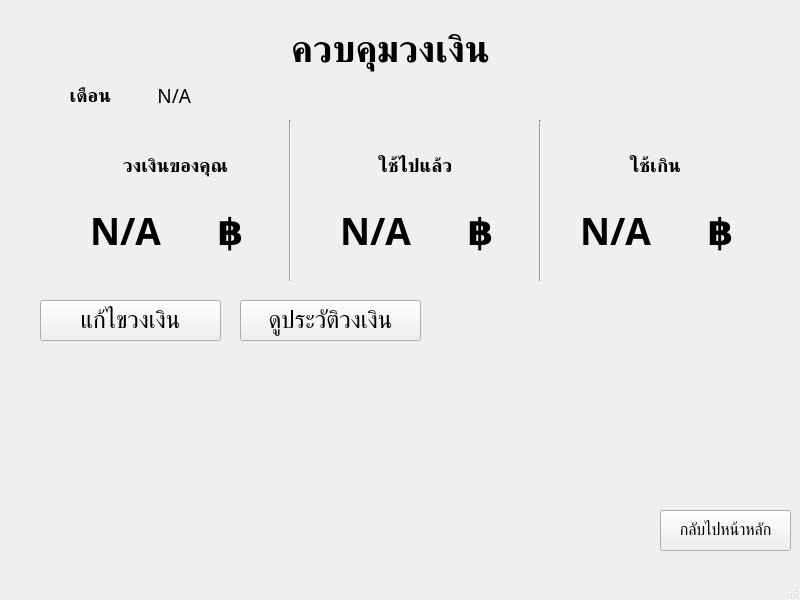
<?xml version="1.0" encoding="UTF-8"?>
<ui version="4.0">
 <class>MainWindow</class>
 <widget class="QMainWindow" name="MainWindow">
  <property name="geometry">
   <rect>
    <x>0</x>
    <y>0</y>
    <width>800</width>
    <height>600</height>
   </rect>
  </property>
  <property name="windowTitle">
   <string>MainWindow</string>
  </property>
  <widget class="QWidget" name="centralwidget">
   <widget class="QLabel" name="label">
    <property name="geometry">
     <rect>
      <x>140</x>
      <y>10</y>
      <width>501</width>
      <height>81</height>
     </rect>
    </property>
    <property name="font">
     <font>
      <family>Sukhumvit Set</family>
      <pointsize>28</pointsize>
      <weight>75</weight>
      <bold>true</bold>
     </font>
    </property>
    <property name="text">
     <string>ควบคุมวงเงิน</string>
    </property>
    <property name="alignment">
     <set>Qt::AlignCenter</set>
    </property>
   </widget>
   <widget class="QLabel" name="label_2">
    <property name="geometry">
     <rect>
      <x>30</x>
      <y>80</y>
      <width>81</width>
      <height>31</height>
     </rect>
    </property>
    <property name="font">
     <font>
      <family>Sukhumvit Set</family>
      <pointsize>14</pointsize>
      <weight>75</weight>
      <bold>true</bold>
     </font>
    </property>
    <property name="text">
     <string>เดือน</string>
    </property>
    <property name="alignment">
     <set>Qt::AlignRight|Qt::AlignTrailing|Qt::AlignVCenter</set>
    </property>
   </widget>
   <widget class="QLabel" name="monthlimit_label">
    <property name="geometry">
     <rect>
      <x>110</x>
      <y>80</y>
      <width>81</width>
      <height>31</height>
     </rect>
    </property>
    <property name="font">
     <font>
      <family>Sukhumvit Set</family>
      <pointsize>14</pointsize>
      <weight>50</weight>
      <bold>false</bold>
     </font>
    </property>
    <property name="text">
     <string>N/A</string>
    </property>
    <property name="alignment">
     <set>Qt::AlignRight|Qt::AlignTrailing|Qt::AlignVCenter</set>
    </property>
   </widget>
   <widget class="QLabel" name="label_4">
    <property name="geometry">
     <rect>
      <x>110</x>
      <y>150</y>
      <width>131</width>
      <height>31</height>
     </rect>
    </property>
    <property name="font">
     <font>
      <family>Sukhumvit Set</family>
      <pointsize>14</pointsize>
      <weight>75</weight>
      <bold>true</bold>
     </font>
    </property>
    <property name="text">
     <string>วงเงินของคุณ</string>
    </property>
    <property name="alignment">
     <set>Qt::AlignCenter</set>
    </property>
   </widget>
   <widget class="QLabel" name="label_5">
    <property name="geometry">
     <rect>
      <x>350</x>
      <y>150</y>
      <width>131</width>
      <height>31</height>
     </rect>
    </property>
    <property name="font">
     <font>
      <family>Sukhumvit Set</family>
      <pointsize>14</pointsize>
      <weight>75</weight>
      <bold>true</bold>
     </font>
    </property>
    <property name="text">
     <string>ใช้ไปแล้ว</string>
    </property>
    <property name="alignment">
     <set>Qt::AlignCenter</set>
    </property>
   </widget>
   <widget class="QLabel" name="label_6">
    <property name="geometry">
     <rect>
      <x>590</x>
      <y>150</y>
      <width>131</width>
      <height>31</height>
     </rect>
    </property>
    <property name="font">
     <font>
      <family>Sukhumvit Set</family>
      <pointsize>14</pointsize>
      <weight>75</weight>
      <bold>true</bold>
     </font>
    </property>
    <property name="text">
     <string>ใช้เกิน</string>
    </property>
    <property name="alignment">
     <set>Qt::AlignCenter</set>
    </property>
   </widget>
   <widget class="QLabel" name="limit_value_label">
    <property name="geometry">
     <rect>
      <x>30</x>
      <y>190</y>
      <width>191</width>
      <height>81</height>
     </rect>
    </property>
    <property name="font">
     <font>
      <family>Sukhumvit Set</family>
      <pointsize>28</pointsize>
      <weight>75</weight>
      <bold>true</bold>
     </font>
    </property>
    <property name="text">
     <string>N/A</string>
    </property>
    <property name="alignment">
     <set>Qt::AlignCenter</set>
    </property>
   </widget>
   <widget class="QLabel" name="label_8">
    <property name="geometry">
     <rect>
      <x>200</x>
      <y>190</y>
      <width>61</width>
      <height>81</height>
     </rect>
    </property>
    <property name="font">
     <font>
      <family>Sukhumvit Set</family>
      <pointsize>28</pointsize>
      <weight>75</weight>
      <bold>true</bold>
     </font>
    </property>
    <property name="text">
     <string>฿</string>
    </property>
    <property name="alignment">
     <set>Qt::AlignCenter</set>
    </property>
   </widget>
   <widget class="QLabel" name="label_9">
    <property name="geometry">
     <rect>
      <x>450</x>
      <y>190</y>
      <width>61</width>
      <height>81</height>
     </rect>
    </property>
    <property name="font">
     <font>
      <family>Sukhumvit Set</family>
      <pointsize>28</pointsize>
      <weight>75</weight>
      <bold>true</bold>
     </font>
    </property>
    <property name="text">
     <string>฿</string>
    </property>
    <property name="alignment">
     <set>Qt::AlignCenter</set>
    </property>
   </widget>
   <widget class="QLabel" name="usedlimit_value_label">
    <property name="geometry">
     <rect>
      <x>280</x>
      <y>190</y>
      <width>191</width>
      <height>81</height>
     </rect>
    </property>
    <property name="font">
     <font>
      <family>Sukhumvit Set</family>
      <pointsize>28</pointsize>
      <weight>75</weight>
      <bold>true</bold>
     </font>
    </property>
    <property name="text">
     <string>N/A</string>
    </property>
    <property name="alignment">
     <set>Qt::AlignCenter</set>
    </property>
   </widget>
   <widget class="QLabel" name="label_11">
    <property name="geometry">
     <rect>
      <x>690</x>
      <y>190</y>
      <width>61</width>
      <height>81</height>
     </rect>
    </property>
    <property name="font">
     <font>
      <family>Sukhumvit Set</family>
      <pointsize>28</pointsize>
      <weight>75</weight>
      <bold>true</bold>
     </font>
    </property>
    <property name="text">
     <string>฿</string>
    </property>
    <property name="alignment">
     <set>Qt::AlignCenter</set>
    </property>
   </widget>
   <widget class="QLabel" name="overlimit_value_label">
    <property name="geometry">
     <rect>
      <x>520</x>
      <y>190</y>
      <width>191</width>
      <height>81</height>
     </rect>
    </property>
    <property name="font">
     <font>
      <family>Sukhumvit Set</family>
      <pointsize>28</pointsize>
      <weight>75</weight>
      <bold>true</bold>
     </font>
    </property>
    <property name="text">
     <string>N/A</string>
    </property>
    <property name="alignment">
     <set>Qt::AlignCenter</set>
    </property>
   </widget>
   <widget class="Line" name="line">
    <property name="geometry">
     <rect>
      <x>280</x>
      <y>120</y>
      <width>20</width>
      <height>161</height>
     </rect>
    </property>
    <property name="orientation">
     <enum>Qt::Vertical</enum>
    </property>
   </widget>
   <widget class="Line" name="line_2">
    <property name="geometry">
     <rect>
      <x>530</x>
      <y>120</y>
      <width>20</width>
      <height>161</height>
     </rect>
    </property>
    <property name="orientation">
     <enum>Qt::Vertical</enum>
    </property>
   </widget>
   <widget class="QPushButton" name="to_summary_btn">
    <property name="geometry">
     <rect>
      <x>660</x>
      <y>510</y>
      <width>131</width>
      <height>41</height>
     </rect>
    </property>
    <property name="font">
     <font>
      <family>Sukhumvit Set</family>
      <pointsize>12</pointsize>
      <weight>50</weight>
      <bold>false</bold>
     </font>
    </property>
    <property name="text">
     <string>กลับไปหน้าหลัก</string>
    </property>
   </widget>
   <widget class="QPushButton" name="editlimit_btn">
    <property name="geometry">
     <rect>
      <x>40</x>
      <y>300</y>
      <width>181</width>
      <height>41</height>
     </rect>
    </property>
    <property name="font">
     <font>
      <family>Sukhumvit Set</family>
      <pointsize>18</pointsize>
      <weight>50</weight>
      <bold>false</bold>
     </font>
    </property>
    <property name="text">
     <string>แก้ไขวงเงิน</string>
    </property>
   </widget>
   <widget class="QPushButton" name="historylimit_btn">
    <property name="geometry">
     <rect>
      <x>240</x>
      <y>300</y>
      <width>181</width>
      <height>41</height>
     </rect>
    </property>
    <property name="font">
     <font>
      <family>Sukhumvit Set</family>
      <pointsize>18</pointsize>
      <weight>50</weight>
      <bold>false</bold>
     </font>
    </property>
    <property name="text">
     <string>ดูประวัติวงเงิน</string>
    </property>
   </widget>
  </widget>
  <widget class="QMenuBar" name="menubar">
   <property name="geometry">
    <rect>
     <x>0</x>
     <y>0</y>
     <width>800</width>
     <height>22</height>
    </rect>
   </property>
  </widget>
  <widget class="QStatusBar" name="statusbar"/>
 </widget>
 <resources/>
 <connections/>
</ui>
